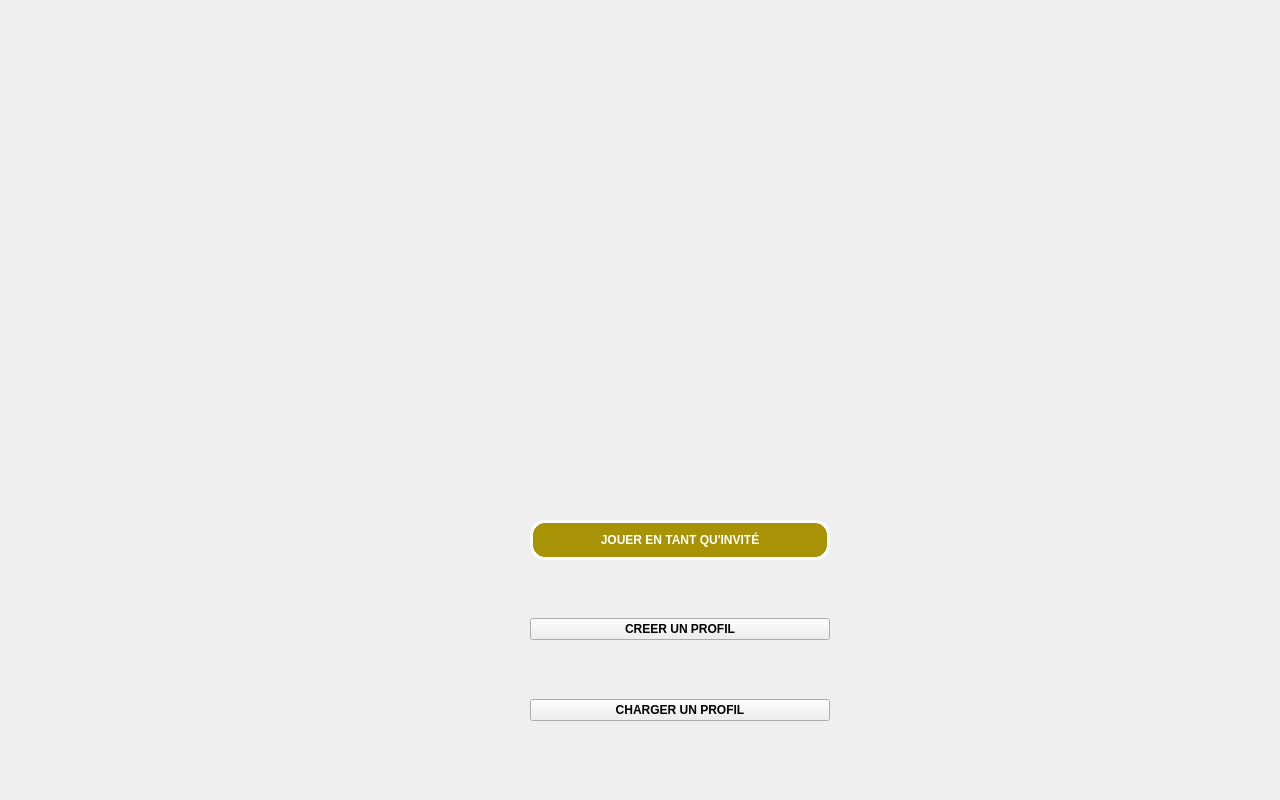
<?xml version="1.0" encoding="UTF-8"?>
<ui version="4.0">
 <class>VueMenu</class>
 <widget class="QWidget" name="VueMenu">
  <property name="geometry">
   <rect>
    <x>0</x>
    <y>0</y>
    <width>1280</width>
    <height>800</height>
   </rect>
  </property>
  <property name="sizePolicy">
   <sizepolicy hsizetype="Minimum" vsizetype="Minimum">
    <horstretch>0</horstretch>
    <verstretch>0</verstretch>
   </sizepolicy>
  </property>
  <property name="minimumSize">
   <size>
    <width>1280</width>
    <height>800</height>
   </size>
  </property>
  <property name="maximumSize">
   <size>
    <width>1280</width>
    <height>800</height>
   </size>
  </property>
  <property name="windowTitle">
   <string>Form</string>
  </property>
  <property name="autoFillBackground">
   <bool>true</bool>
  </property>
  <property name="styleSheet">
   <string notr="true"/>
  </property>
  <widget class="QWidget" name="verticalLayoutWidget">
   <property name="geometry">
    <rect>
     <x>0</x>
     <y>520</y>
     <width>1361</width>
     <height>201</height>
    </rect>
   </property>
   <layout class="QVBoxLayout" name="verticalLayout">
    <property name="spacing">
     <number>4</number>
    </property>
    <property name="sizeConstraint">
     <enum>QLayout::SetNoConstraint</enum>
    </property>
    <item alignment="Qt::AlignHCenter">
     <widget class="QPushButton" name="play_as_guest">
      <property name="minimumSize">
       <size>
        <width>300</width>
        <height>0</height>
       </size>
      </property>
      <property name="font">
       <font>
        <weight>75</weight>
        <bold>true</bold>
       </font>
      </property>
      <property name="mouseTracking">
       <bool>false</bool>
      </property>
      <property name="layoutDirection">
       <enum>Qt::LeftToRight</enum>
      </property>
      <property name="styleSheet">
       <string notr="true"> QPushButton#play_as_guest{
padding: 10px;
background-color :rgb(168, 146, 6);
color: white;
border: 3px solid white;
border-radius: 15px;
}


 QPushButton#play_as_guest:hover {
     background-color : rgb(153, 102, 0);
	color: white;
	border: 3px solid gray;
	border-radius: 15px;
 }
</string>
      </property>
      <property name="text">
       <string>JOUER EN TANT QU'INVITÉ</string>
      </property>
     </widget>
    </item>
    <item alignment="Qt::AlignHCenter|Qt::AlignVCenter">
     <widget class="QPushButton" name="create_profile">
      <property name="sizePolicy">
       <sizepolicy hsizetype="Maximum" vsizetype="Maximum">
        <horstretch>0</horstretch>
        <verstretch>0</verstretch>
       </sizepolicy>
      </property>
      <property name="minimumSize">
       <size>
        <width>300</width>
        <height>0</height>
       </size>
      </property>
      <property name="font">
       <font>
        <weight>75</weight>
        <bold>true</bold>
       </font>
      </property>
      <property name="autoFillBackground">
       <bool>false</bool>
      </property>
      <property name="styleSheet">
       <string notr="true"> QPushButton#create_profile{
padding: 10px;
background-color :rgb(168, 146, 6);
color: white;
border: 3px solid white;
border-radius: 15px;
}


 QPushButton#create_profile:hover {
     background-color : rgb(153, 102, 0);
	color: white;
	border: 3px solid gray;
	border-radius: 15px;
 }
</string>
      </property>
      <property name="text">
       <string>CREER UN PROFIL</string>
      </property>
     </widget>
    </item>
    <item alignment="Qt::AlignHCenter">
     <widget class="QPushButton" name="load_profile">
      <property name="sizePolicy">
       <sizepolicy hsizetype="Maximum" vsizetype="Maximum">
        <horstretch>0</horstretch>
        <verstretch>0</verstretch>
       </sizepolicy>
      </property>
      <property name="minimumSize">
       <size>
        <width>300</width>
        <height>0</height>
       </size>
      </property>
      <property name="font">
       <font>
        <weight>75</weight>
        <bold>true</bold>
       </font>
      </property>
      <property name="autoFillBackground">
       <bool>false</bool>
      </property>
      <property name="styleSheet">
       <string notr="true"> QPushButton#load_profile{
padding: 10px;
background-color :rgb(168, 146, 6);
color: white;
border: 3px solid white;
border-radius: 15px;
}


 QPushButton#load_profile:hover {
     background-color : rgb(153, 102, 0);
	color: white;
	border: 3px solid gray;
	border-radius: 15px;
 }
</string>
      </property>
      <property name="text">
       <string>CHARGER UN PROFIL</string>
      </property>
     </widget>
    </item>
   </layout>
  </widget>
  <widget class="QLabel" name="label">
   <property name="geometry">
    <rect>
     <x>0</x>
     <y>0</y>
     <width>1281</width>
     <height>801</height>
    </rect>
   </property>
   <property name="text">
    <string/>
   </property>
   <property name="pixmap">
    <pixmap>graphics_pacman/Source_bg.jpg</pixmap>
   </property>
   <property name="scaledContents">
    <bool>true</bool>
   </property>
  </widget>
  <zorder>label</zorder>
  <zorder>verticalLayoutWidget</zorder>
 </widget>
 <resources/>
 <connections>
  <connection>
   <sender>play_as_guest</sender>
   <signal>pressed()</signal>
   <receiver>VueMenu</receiver>
   <slot>hide()</slot>
   <hints>
    <hint type="sourcelabel">
     <x>679</x>
     <y>578</y>
    </hint>
    <hint type="destinationlabel">
     <x>639</x>
     <y>399</y>
    </hint>
   </hints>
  </connection>
  <connection>
   <sender>play_as_guest</sender>
   <signal>released()</signal>
   <receiver>VueMenu</receiver>
   <slot>show()</slot>
   <hints>
    <hint type="sourcelabel">
     <x>679</x>
     <y>578</y>
    </hint>
    <hint type="destinationlabel">
     <x>639</x>
     <y>399</y>
    </hint>
   </hints>
  </connection>
 </connections>
 <slots>
  <signal>hovered()</signal>
 </slots>
</ui>
